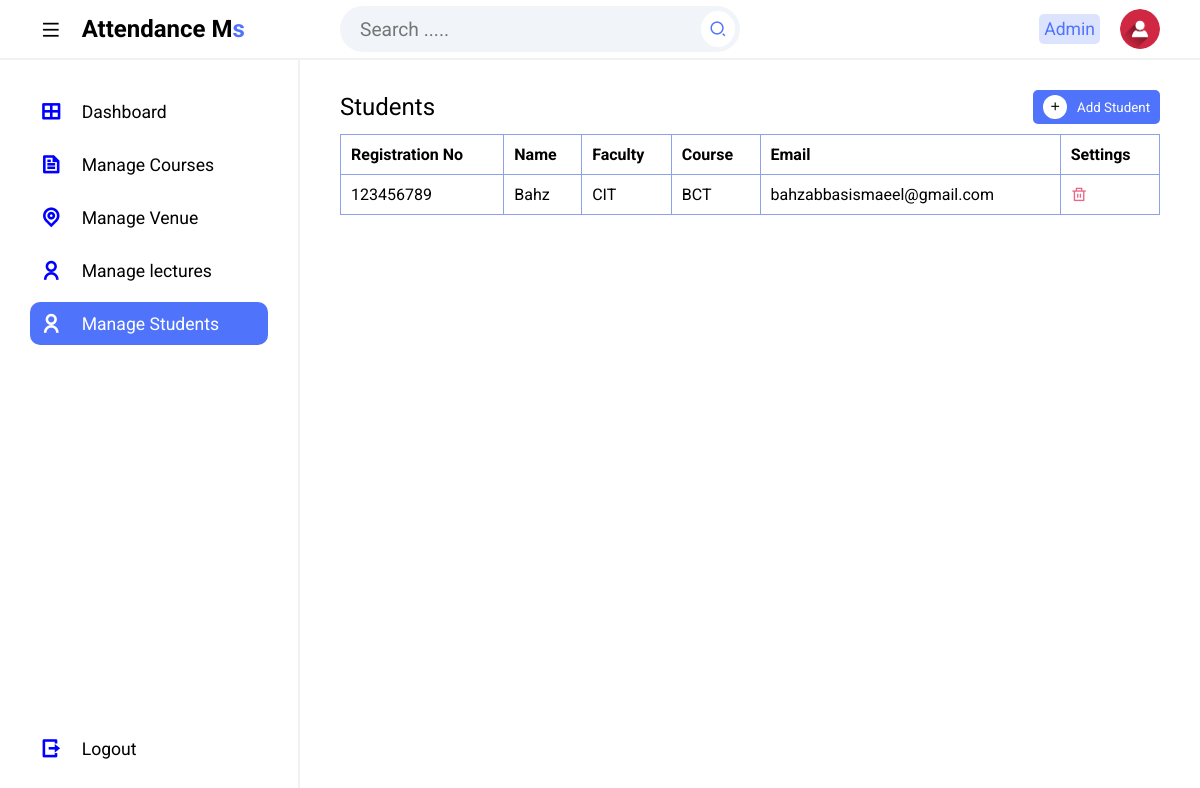
Page /manage-students (signed in) on the committed database.
### tables this page shows
CREATE TABLE `tblstudents` (
  `Id` int(10) NOT NULL,
  `firstName` varchar(255) NOT NULL,
  `lastName` varchar(255) NOT NULL,
  `registrationNumber` varchar(255) NOT NULL,
  `email` varchar(50) NOT NULL,
  `faculty` varchar(10) NOT NULL,
  `courseCode` varchar(20) NOT NULL,
  `studentImage` varchar(300) NOT NULL,
  `dateRegistered` varchar(50) NOT NULL
);

### resources/lib/php_functions.php (called while the page is built, shortened)
<?php
function fetch($sql)
{
    global $pdo;
    $stmt = $pdo->query($sql);
    $result = $stmt->fetchAll(PDO::FETCH_ASSOC);
    return $result;
}

### resources/pages/administrator/manage-students.php (the view, shortened to what this page needs)
<!DOCTYPE html>
<html lang="en">
<head>
    <link rel="stylesheet" href="resources/assets/css/admin_styles.css">
    <link rel="stylesheet" href="https://cdnjs.cloudflare.com/ajax/libs/font-awesome/6.5.1/css/all.min.css">
    <link href="https://cdnjs.cloudflare.com/ajax/libs/remixicon/4.2.0/remixicon.css" rel="stylesheet">
</head>
<body>
    <?php include 'includes/topbar.php'; ?>
    <section class=main>
        <?php include "Includes/sidebar.php"; ?>
        <div class="main--content">
            <div class="table-container">
                <div class="title" id="showButton">
                    <h2 class="section--title">Students</h2>
                    <button class="add"><i class="ri-add-line"></i>Add Student</button>
                </div>
                <div class="table">
                    <table>
                        <thead>
                            <tr>
                                <th>Registration No</th>
                                <th>Name</th>
                                <th>Faculty</th>
                                <th>Course</th>
                                <th>Email</th>
                                <th>Settings</th>
                            </tr>
                        </thead>
                        <tbody>
                            <?php
                            $sql = "SELECT * FROM tblstudents";
                            $result = fetch($sql);
                            if ($result) {
                                foreach ($result as $row) {
                                    echo "<tr id='rowstudents{$row["Id"]}'>";
                                    echo "<td>" . $row["registrationNumber"] . "</td>";
                                    echo "<td>" . $row["firstName"] . "</td>";
                                    echo "<td>" . $row["faculty"] . "</td>";
                                    echo "<td>" . $row["courseCode"] . "</td>";
                                    echo "<td>" . $row["email"] . "</td>";
                                    echo "<td><span><i class='ri-delete-bin-line delete' data-id='{$row["Id"]}' data-name='students'></i></span></td>";
                                    echo "</tr>";
                                }
                            } else {
                                echo "<tr><td colspan='6'>No records found</td></tr>";
                            }
                            ?>
                        </tbody>
                    </table>
                </div>
            </div>
    </section>
</body>
</html>

### resources/assets/css/admin_styles.css (style rules this page uses)
* { margin: 0; padding: 0; box-sizing: border-box; font-family: 'Roboto', sans-serif; }
body { position: relative; width: 100%; }
.main { position: relative; width: 100%; min-height: calc(100vh - 60px); }
thead { position:sticky; top:0; background-color:white; padding:20px; }
.main--content { position: absolute; top: 0; right: 0; height: 100%; width: calc(100% - 300px); padding: 0 40px; transition: .3s; }
.title { display: flex; align-items: center; justify-content: space-between; margin-bottom: 10px; margin-top: 30px; }
.section--title { font-weight: 400; }
.add { display: flex; align-items: center; padding: 5px 10px; outline: none; border: none; background-color: #5073fb; color: #fff; border-radius: 5px; cursor: pointer; transition: .3s; }
.add i { margin-right: 10px; padding: 5px; background-color: #fff; border-radius: 50%; color: #000; }
.table-container { margin-bottom: 20px; }
.table { height: 200px; overflow-y: scroll; }
table { width: 100%; text-align: left; border-collapse: collapse; }
tr { border-bottom: 1px solid #f1f1f1; }
td, th { padding-block: 10px; padding:10px; border: 1px solid #8ea1ec; }
.delete { color: #e86786; }

### rows in the picture
tblstudents: registrationNumber "123456789", firstName "Bahz", faculty "CIT", courseCode "BCT", email "bahzabbasismaeel@gmail.com"

### other values in the picture
$logged_in->name "Admin"
